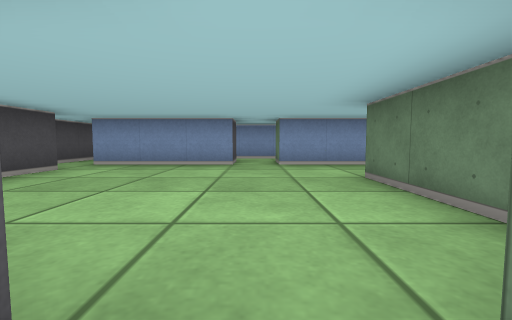
[1] (above)

24 first-person views from a walk through a cub3D maze. The camera is about half as high as the walls, tilts 4° down and sees 90° across. The floor is counted in squares. Each view is taken from the middle of a square. On the plan, view 1 faces up. The plan holds only what a view shows up to about 9 squares ahead; the rest is blank.

[2]
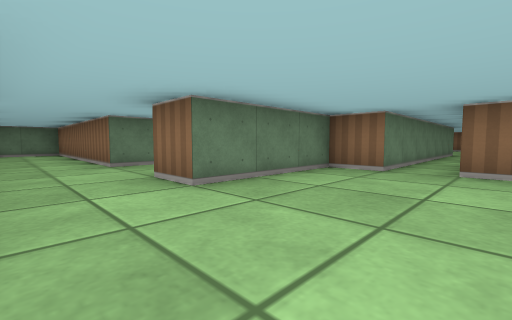

[3]
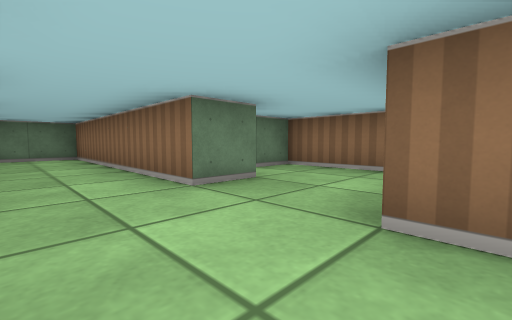

[4]
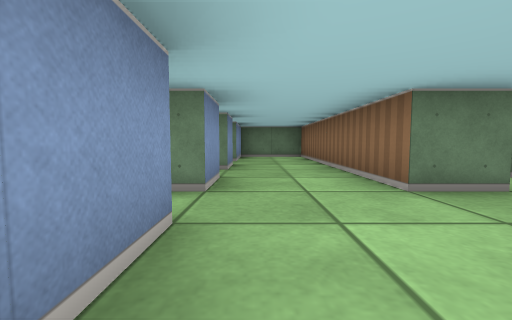

[5]
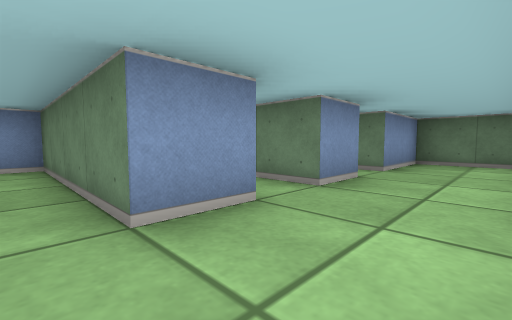

[6]
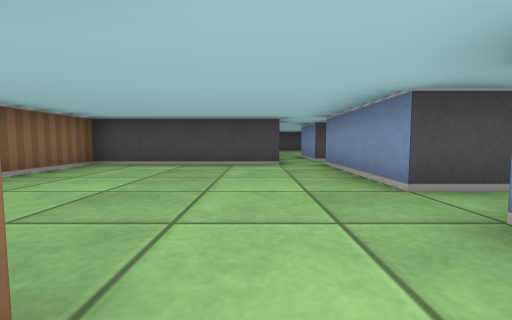

[7]
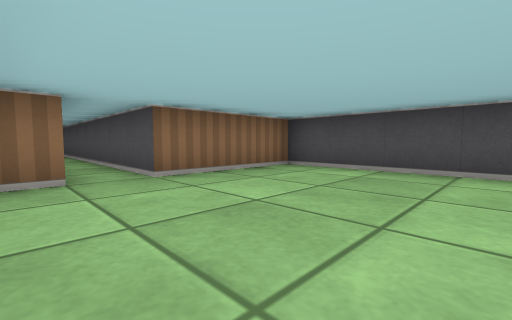

[8]
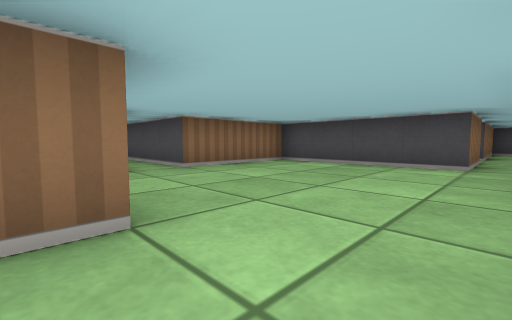

[9]
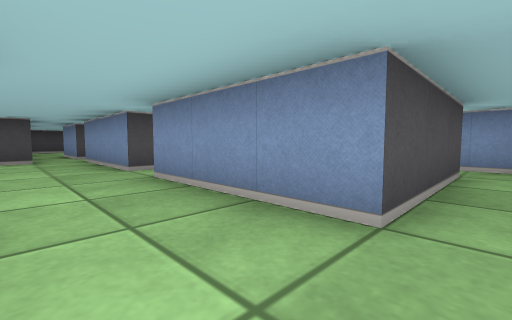

[10]
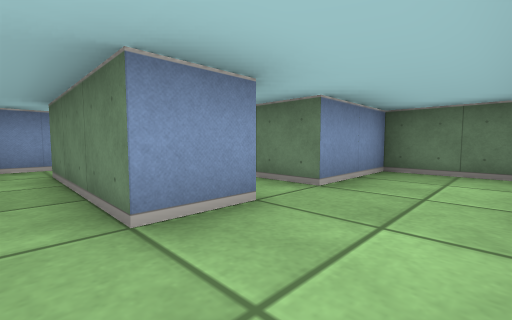

[11]
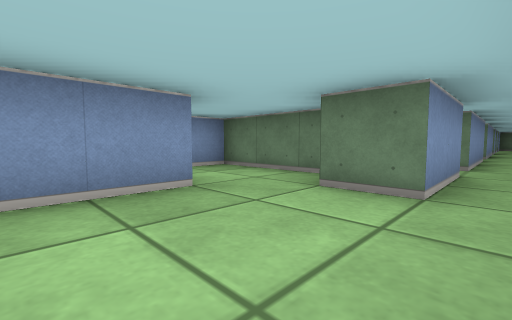

[12]
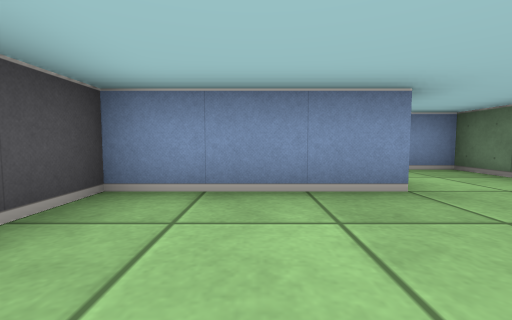

[13]
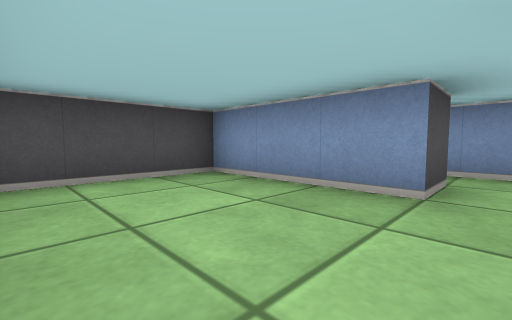

[14]
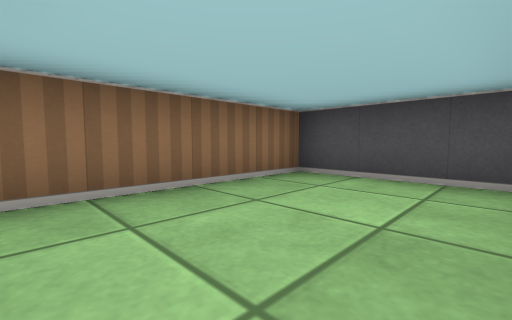

[15]
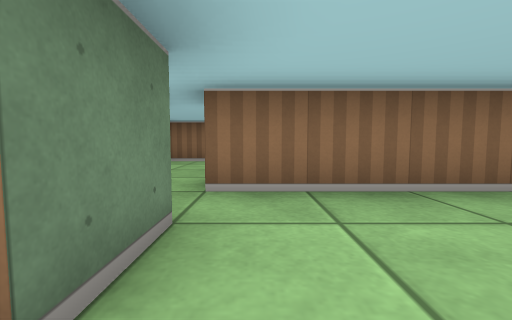

[16]
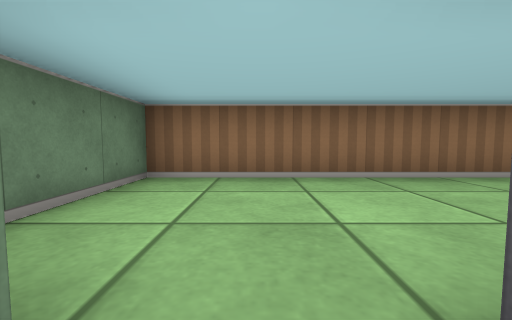

[17]
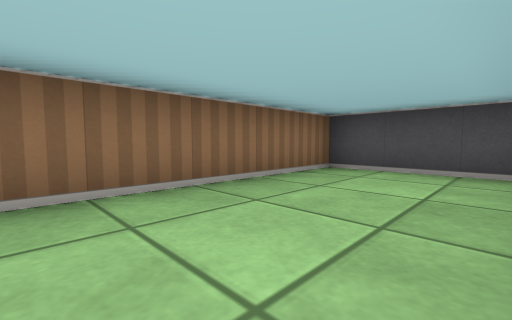

[18]
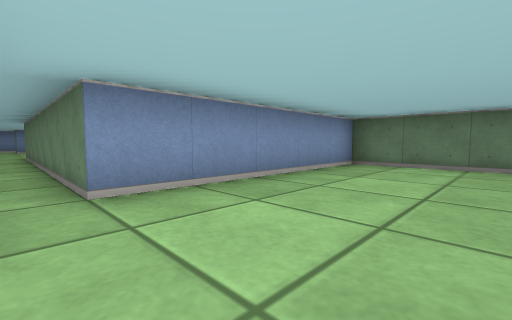

[19]
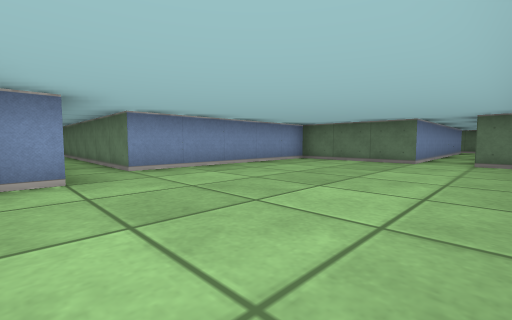

[20]
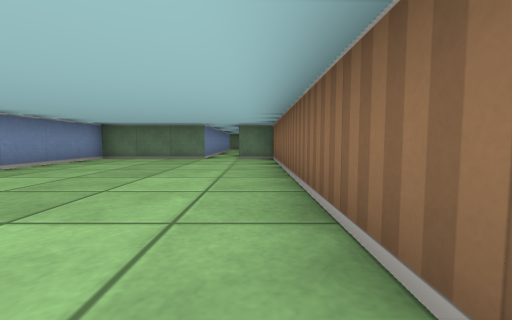

[21]
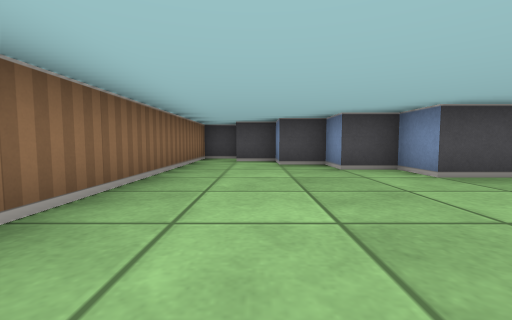

[22]
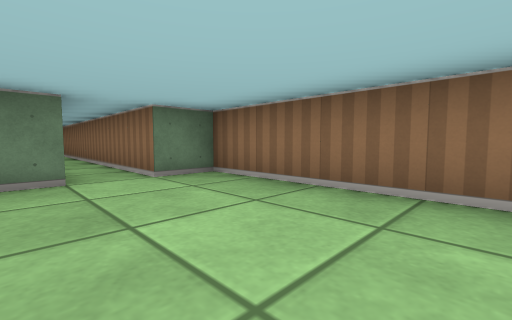

[23]
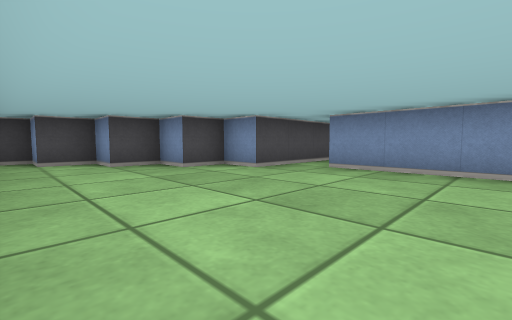

[24]
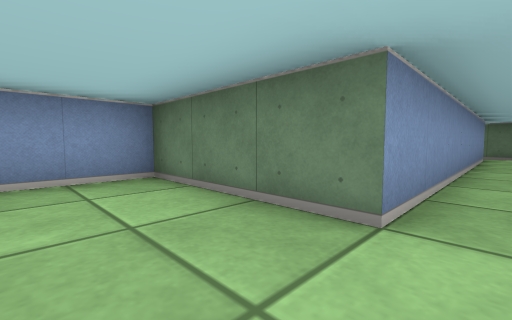

### Floor plan
Points are (right, up) in squares from view 1. A wall is a line through its corners. A room is listed if a view was taken in it or the views show most of it. See-through windows are left out.
Room 1 (views 1, 2, 7)
walls: (-3.5, 4.5) (-3.5, 0.5) (-0.5, 0.5) (-0.5, -6.5); (-0.5, 5.5) (-3.5, 5.5); (1.5, 5.5) (0.5, 5.5); (0.5, -6.5) (0.5, 0.5) (1.5, 0.5) (1.5, 3.5)
ways out: opening at (2, 4.5) to room 2; opening at (0, -6) to room 6; opening at (-4, 5); opening at (0, 6)
Room 2 (views 3, 4, 5, 6, 8, 9)
walls: (1.5, 3.5) (2.5, 3.5); (3.5, 5.5) (1.5, 5.5); (4.5, 2.4) (4.5, 3.5)
ways out: opening at (2, 4.5) to room 1; opening at (5, 4.5) to room 3; opening at (3.5, 3) to room 8; opening at (4, 6) to room 9
Room 3 (view 10)
walls: (5.5, 5.5) (4.5, 5.5); (7.6, 5.5) (6.5, 5.5) (6.5, 8.5); (4.5, 3.5) (7.5, 3.5); (6.6, 9.5) (5.9, 9.5)
ways out: opening at (5, 4.5) to room 2; opening at (7, 4.5) to room 7; opening at (7, 9)
Room 4 (views 11, 12, 13, 14, 15, 16)
walls: (-7.5, 7.5) (-10.5, 7.5) (-10.5, 4.5) (-6.5, 4.5) (-6.5, 3.5); (-5.5, 5.5) (-6.5, 5.5) (-6.5, 6.5)
ways out: opening at (-6, 4) to room 5; opening at (-6.5, 8); opening at (-5, 5)
Room 5 (view 17)
walls: (-10.5, 3.1) (-10.5, 0.5) (-4.5, 0.5) (-4.5, 2.5)
ways out: opening at (-6, 4) to room 4
Room 6 (views 18, 19, 20, 21, 22, 23, 24)
walls: (-0.5, -6.5) (-0.5, -7.5) (-1.5, -7.5) (-1.5, -8.5) (-2.5, -8.5) (-2.5, -9.5) (-3.5, -9.5) (-3.5, -10.5) (-4.5, -10.5) (-4.5, -11.5) (5.5, -11.5) (5.5, -10.5) (12.5, -10.5); (12.5, -9.5) (5.5, -9.5) (5.5, -6.5) (0.5, -6.5)
ways out: opening at (0, -6) to room 1; opening at (13, -10)
Room 7 (no view inside)
walls: (7.5, 3.5) (10.5, 3.5) (10.5, 5.5) (8.5, 5.5)
ways out: opening at (7, 4.5) to room 3; opening at (8, 6)
Room 8 (no view inside)
walls: (3.4, 0.5) (5.5, 0.5) (5.5, 1.5)
ways out: opening at (3.5, 3) to room 2
Room 9 (no view inside)
walls: (3.5, 8.6) (3.5, 5.5); (4.5, 5.5) (4.5, 9.5) (3.4, 9.5)
ways out: opening at (4, 6) to room 2; opening at (3, 9)

Positions as (right, up) in squares from view 1, and headings:
1: (0, 0), facing up
2: (-1, 5), facing down-right
3: (2, 5), facing down-right
4: (2, 5), facing right
5: (4, 4), facing up-right
6: (2, 4), facing left
7: (1, 4), facing down-left
8: (2, 5), facing down-left
9: (4, 4), facing up-left
10: (6, 4), facing up-right
11: (-9, 5), facing up-right
12: (-9, 5), facing up
13: (-7, 5), facing up-left
14: (-7, 7), facing down-left
15: (-7, 7), facing down
16: (-6, 4), facing down
17: (-6, 3), facing down-left
18: (0, -9), facing up-right
19: (-1, -11), facing up-right
20: (-2, -11), facing right
21: (3, -10), facing left
22: (2, -9), facing down-right
23: (3, -11), facing up-left
24: (4, -10), facing up-right
